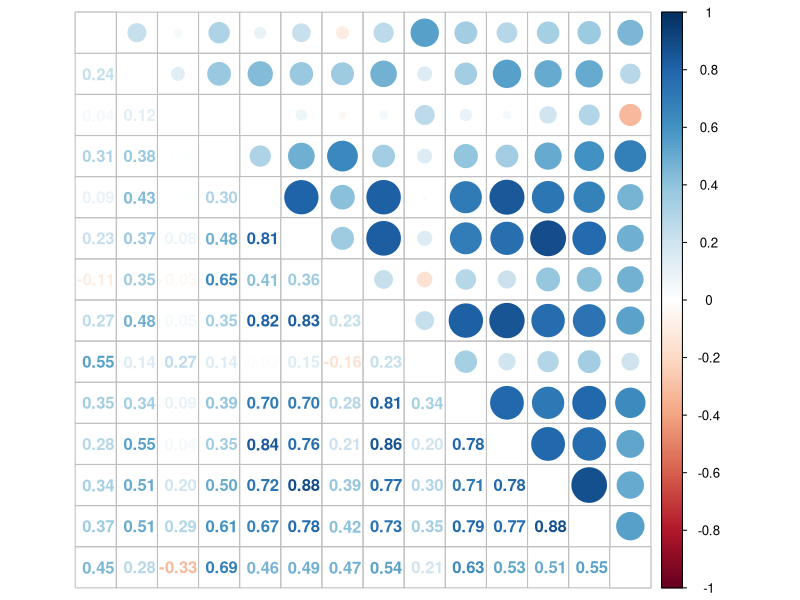
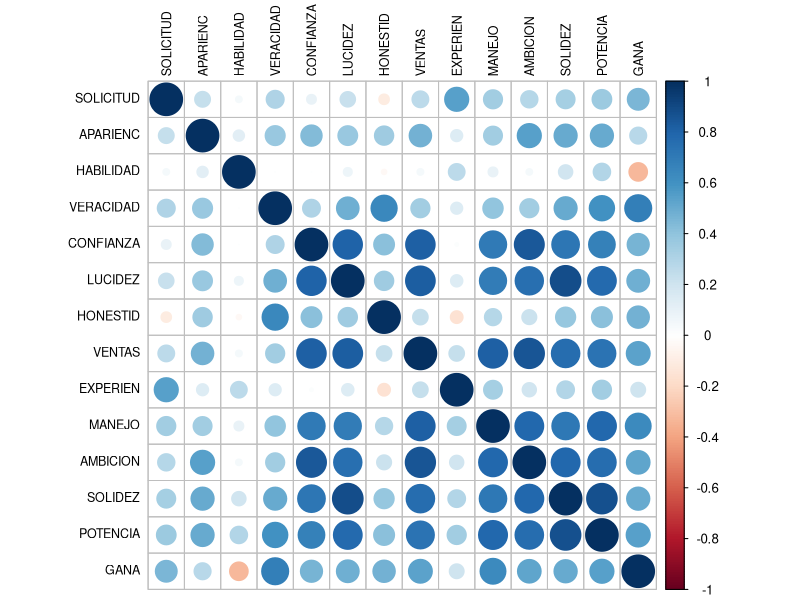

Write the R code that produced these figures, in order.
install.packages("readxl")
library(readxl)
calificaciones <- read_xlsx(path = "calif.xlsx")

# install.packages("corrplot")
library(corrplot)
corrplot.mixed(cor(calificaciones),
               lower = "number", 
               upper = "circle",
               tl.col = "black",
               tl.pos = 'n')


corrplot(cor(calificaciones, use="complete.obs"), order = 'original' , tl.col='black', tl.cex=.75) 

library(psych)
install.packages("psych")
factores <- fa(calificaciones, nfactors = 5,fm = "pa", rotate = 'promax')
factores$STATISTIC
